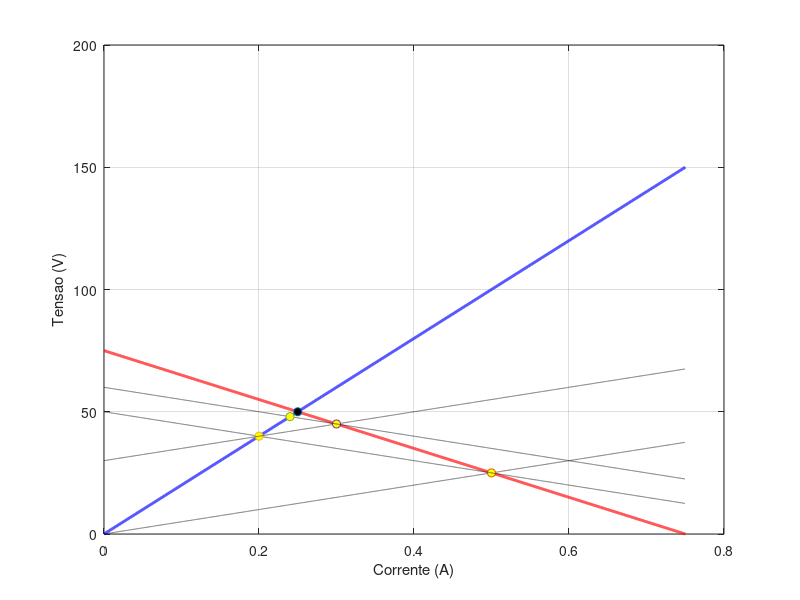

This chart was generated by the following MATLAB code:
clc; clear; close all;

Vs = 75; Rs = 100; RL_CC = 200; Td = 2e-3; Z0=50;
%Vs=24; Rs=5; RL_CC=25; Z0=100; Td=5e-3;

n_iteracoes=3;

%% Fonte

I=Vs/Rs;
x = linspace(0, I, 10000);
f = @(x) Vs - Rs .* x;
plot(x, f(x), 'r', 'LineWidth', 2); hold on;


%% Carga

c = @(x) RL_CC .* x;
plot(x, c(x), 'b', 'LineWidth', 2); grid on;

%% Ponto de operaçao

zero_x = fzero(@(x) f(x) - c(x), 2);
zero_y = f(zero_x);

plot(zero_x, zero_y, 'o', 'MarkerFaceColor','k');
xlabel('Corrente (A)'); ylabel('Tensao (V)');
%legend('Fonte', 'Carga', 'Ponto de operacao', 'Location','best');


%% Tensao na fonte e carga

ponto_i = [0 0];
zer_x = 0;
zer_y= 0;

for k=0:n_iteracoes

    if mod(k, 2) == 0
        b = zer_y - Z0 * zer_x;
        y1 = @(x) Z0.*x + b;
        
        zer_x = fzero(@(x) f(x) - y1(x), 1);
        zer_y = y1(zer_x);

        plot(x, y1(x), 'k--'); hold on;
        plot(zer_x, zer_y, 'o', 'MarkerFaceColor','y');
        
    
    else
        b = zer_y + Z0 * zer_x;
        y2 = @(x) -Z0.*x + b;
        
        zer_x = fzero(@(x) c(x) - y2(x), 1);
        zer_y = y2(zer_x);
        
        plot(x, y2(x), 'k--'); hold on;
        plot(zer_x, zer_y, 'o', 'MarkerFaceColor','y');
    end
end

hold off;